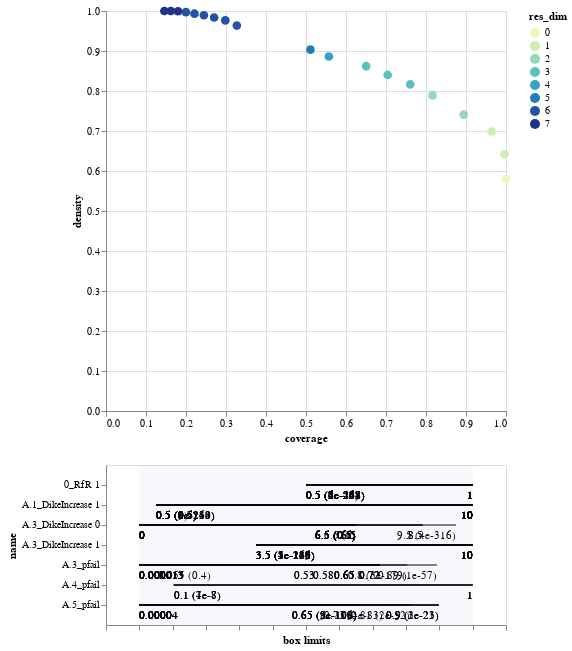

The notebook cell this image was saved under:
### Code cell
box_death_r10.inspect_tradeoff()

### Figure 1 — Vega-Lite specification as saved in the notebook (floating-point values rounded to 4 significant figures)
{"config": {"view": {"continuousWidth": 400, "continuousHeight": 300}}, "vconcat": [{"data": {"name": "data-34856928024be6ad184b5ddd061bc051"}, "mark": {"type": "circle", "size": 75}, "encoding": {"color": {"type": "ordinal", "field": "res_dim", "scale": {"range": ["#eff9b6", "#d0edb3", "#97d6b9", "#5dc0c0", "#31a5c2", "#1f80b8", "#2354a3", "#21318d"]}}, "opacity": {"condition": {"value": 1, "selection": "selector004"}, "value": 0.4}, "tooltip": [{"type": "ordinal", "field": "id"}, {"type": "quantitative", "field": "coverage", "format": ".2"}, {"type": "quantitative", "field": "density", "format": ".2"}, {"type": "ordinal", "field": "res_dim"}], "x": {"type": "quantitative", "field": "coverage"}, "y": {"type": "quantitative", "field": "density"}}, "height": 400, "selection": {"selector004": {"type": "single", "fields": ["id"]}}, "width": 400}, {"layer": [{"data": {"name": "data-080e286ee16fa32d88910ec360975a58"}, "mark": "rule", "encoding": {"x": {"type": "quantitative", "axis": {"grid": false, "labels": false, "title": "box limits"}, "field": "x_lower", "scale": {"domain": [0, 1], "padding": 0.1}}, "x2": {"field": "x_upper"}, "y": {"type": "nominal", "field": "name", "scale": {"padding": 1.0}}}, "transform": [{"calculate": "(datum.x1-datum.minimum)/(datum.maximum-datum.minimum)", "as": "x_lower"}, {"calculate": "(datum.x2-datum.minimum)/(datum.maximum-datum.minimum)", "as": "x_upper"}, {"filter": {"selection": "selector004"}}], "width": 400}, {"data": {"name": "data-080e286ee16fa32d88910ec360975a58"}, "mark": {"type": "text", "align": "left", "baseline": "top", "dy": 5}, "encoding": {"text": {"type": "ordinal", "field": "text"}, "x": {"type": "quantitative", "axis": {"grid": false, "labels": false, "title": "box limits"}, "field": "x_lower", "scale": {"domain": [0, 1], "padding": 0.1}}, "x2": {"field": "x_upper"}, "y": {"type": "nominal", "field": "name", "scale": {"padding": 1.0}}}, "transform": [{"calculate": "(datum.x1-datum.minimum)/(datum.maximum-datum.minimum)", "as": "x_lower"}, {"calculate": "(datum.x2-datum.minimum)/(datum.maximum-datum.minimum)", "as": "x_upper"}, {"filter": {"selection": "selector004"}}, {"calculate": "datum.qp_lower>0?format(datum.x1, \".2\")+\" (\"+format(datum.qp_lower, \".1~g\")+\")\" :format(datum.x1, \".2\")", "as": "text"}], "width": 400}, {"data": {"name": "data-080e286ee16fa32d88910ec360975a58"}, "mark": {"type": "text", "align": "right", "baseline": "top", "dy": 5}, "encoding": {"text": {"type": "ordinal", "field": "text"}, "x": {"type": "quantitative", "field": "x_upper"}, "x2": {"field": "x_upper"}, "y": {"type": "nominal", "field": "name", "scale": {"padding": 1.0}}}, "transform": [{"calculate": "(datum.x1-datum.minimum)/(datum.maximum-datum.minimum)", "as": "x_lower"}, {"calculate": "(datum.x2-datum.minimum)/(datum.maximum-datum.minimum)", "as": "x_upper"}, {"filter": {"selection": "selector004"}}, {"calculate": "datum.qp_upper>0?format(datum.x2, \".2\")+\" (\"+format(datum.qp_upper, \".1\")+\")\" :format(datum.x2, \".2\")", "as": "text"}], "width": 400}, {"data": {"name": "data-bb8d07f6df3d47a6a475317795287b23"}, "mark": {"type": "rect", "opacity": 0.05}, "encoding": {"x": {"type": "quantitative", "field": "start"}, "x2": {"field": "end"}}}, {"data": {"name": "data-d751713988987e9331980363e24189ce"}, "mark": "point", "encoding": {"x": {"type": "quantitative", "field": "x"}, "y": {"type": "nominal", "field": "name"}}, "transform": [{"filter": {"selection": "selector004"}}], "width": 400}, {"data": {"name": "data-d751713988987e9331980363e24189ce"}, "mark": {"type": "text", "align": "center", "baseline": "top", "dy": 5}, "encoding": {"text": {"type": "nominal", "field": "item"}, "x": {"type": "quantitative", "field": "x"}, "y": {"type": "nominal", "field": "name"}}, "transform": [{"filter": {"selection": "selector004"}}], "width": 400}]}], "$schema": "https://vega.github.io/schema/vega-lite/v4.8.1.json", "datasets": {"data-34856928024be6ad184b5ddd061bc051": [{"coverage": 1.0, "density": 0.5799, "id": 0, "mass": 1.0, "mean": 0.5799, "res_dim": 0}, {"coverage": 0.9962, "density": 0.6419, "id": 1, "mass": 0.9, "mean": 0.6419, "res_dim": 1}, {"coverage": 0.9641, "density": 0.6988, "id": 2, "mass": 0.8, "mean": 0.6988, "res_dim": 1}, {"coverage": 0.8943, "density": 0.7408, "id": 3, "mass": 0.7, "mean": 0.7408, "res_dim": 2}, {"coverage": 0.8165, "density": 0.7891, "id": 4, "mass": 0.6, "mean": 0.7891, "res_dim": 2}, {"coverage": 0.7605, "density": 0.8166, "id": 5, "mass": 0.54, "mean": 0.8166, "res_dim": 3}, {"coverage": 0.7042, "density": 0.8401, "id": 6, "mass": 0.486, "mean": 0.8401, "res_dim": 3}, {"coverage": 0.6504, "density": 0.8622, "id": 7, "mass": 0.4374, "mean": 0.8622, "res_dim": 3}, {"coverage": 0.5572, "density": 0.8863, "id": 8, "mass": 0.3645, "mean": 0.8863, "res_dim": 4}, {"coverage": 0.5111, "density": 0.9034, "id": 9, "mass": 0.3281, "mean": 0.9034, "res_dim": 5}, {"coverage": 0.3271, "density": 0.9636, "id": 10, "mass": 0.1968, "mean": 0.9636, "res_dim": 6}, {"coverage": 0.2983, "density": 0.9766, "id": 11, "mass": 0.1771, "mean": 0.9766, "res_dim": 6}, {"coverage": 0.2704, "density": 0.9837, "id": 12, "mass": 0.1594, "mean": 0.9837, "res_dim": 6}, {"coverage": 0.2447, "density": 0.9893, "id": 13, "mass": 0.1434, "mean": 0.9893, "res_dim": 6}, {"coverage": 0.2211, "density": 0.9933, "id": 14, "mass": 0.1291, "mean": 0.9933, "res_dim": 6}, {"coverage": 0.1997, "density": 0.9971, "id": 15, "mass": 0.1161, "mean": 0.9971, "res_dim": 6}, {"coverage": 0.1801, "density": 0.9994, "id": 16, "mass": 0.1045, "mean": 0.9994, "res_dim": 7}, {"coverage": 0.1621, "density": 0.9999, "id": 17, "mass": 0.09402, "mean": 0.9999, "res_dim": 7}, {"coverage": 0.1459, "density": 1.0, "id": 18, "mass": 0.0846, "mean": 1.0, "res_dim": 7}], "data-080e286ee16fa32d88910ec360975a58": [{"x1": 0.0, "x2": 9.5, "name": "A.3_DikeIncrease 0", "id": 1, "minimum": 0.0, "maximum": 10.0, "qp_lower": -1.0, "qp_upper": 4.367e-316}, {"x1": 0.0, "x2": 8.5, "name": "A.3_DikeIncrease 0", "id": 2, "minimum": 0.0, "maximum": 10.0, "qp_lower": -1.0, "qp_upper": 0.0}, {"x1": 0.5, "x2": 10.0, "name": "A.1_DikeIncrease 1", "id": 3, "minimum": 0.0, "maximum": 10.0, "qp_lower": 1.359e-133, "qp_upper": -1.0}, {"x1": 0.0, "x2": 8.5, "name": "A.3_DikeIncrease 0", "id": 3, "minimum": 0.0, "maximum": 10.0, "qp_lower": -1.0, "qp_upper": 0.0}, {"x1": 0.5, "x2": 10.0, "name": "A.1_DikeIncrease 1", "id": 4, "minimum": 0.0, "maximum": 10.0, "qp_lower": 8.949e-214, "qp_upper": -1.0}, {"x1": 0.0, "x2": 6.5, "name": "A.3_DikeIncrease 0", "id": 4, "minimum": 0.0, "maximum": 10.0, "qp_lower": -1.0, "qp_upper": 0.0}, {"x1": 1.327e-05, "x2": 0.8926, "name": "A.3_pfail", "id": 5, "minimum": 1.327e-05, "maximum": 0.9997, "qp_lower": -1.0, "qp_upper": 1.029e-57}, {"x1": 0.5, "x2": 10.0, "name": "A.1_DikeIncrease 1", "id": 5, "minimum": 0.0, "maximum": 10.0, "qp_lower": 1.024e-233, "qp_upper": -1.0}, {"x1": 0.0, "x2": 6.5, "name": "A.3_DikeIncrease 0", "id": 5, "minimum": 0.0, "maximum": 10.0, "qp_lower": -1.0, "qp_upper": 0.0}, {"x1": 1.327e-05, "x2": 0.8036, "name": "A.3_pfail", "id": 6, "minimum": 1.327e-05, "maximum": 0.9997, "qp_lower": -1.0, "qp_upper": 2.521e-179}, {"x1": 0.5, "x2": 10.0, "name": "A.1_DikeIncrease 1", "id": 6, "minimum": 0.0, "maximum": 10.0, "qp_lower": 2.237e-248, "qp_upper": -1.0}, {"x1": 0.0, "x2": 6.5, "name": "A.3_DikeIncrease 0", "id": 6, "minimum": 0.0, "maximum": 10.0, "qp_lower": -1.0, "qp_upper": 0.0}, {"x1": 1.327e-05, "x2": 0.7214, "name": "A.3_pfail", "id": 7, "minimum": 1.327e-05, "maximum": 0.9997, "qp_lower": -1.0, "qp_upper": 0.0}, {"x1": 0.5, "x2": 10.0, "name": "A.1_DikeIncrease 1", "id": 7, "minimum": 0.0, "maximum": 10.0, "qp_lower": 9.771e-261, "qp_upper": -1.0}, {"x1": 0.0, "x2": 6.5, "name": "A.3_DikeIncrease 0", "id": 7, "minimum": 0.0, "maximum": 10.0, "qp_lower": -1.0, "qp_upper": 0.0}, {"x1": 1.327e-05, "x2": 0.7214, "name": "A.3_pfail", "id": 8, "minimum": 1.327e-05, "maximum": 0.9997, "qp_lower": -1.0, "qp_upper": 0.0}, {"x1": 0.5, "x2": 1.0, "name": "0_RfR 1", "id": 8, "minimum": 0.0, "maximum": 1.0, "qp_lower": 5.16e-43, "qp_upper": -1.0}, {"x1": 0.5, "x2": 10.0, "name": "A.1_DikeIncrease 1", "id": 8, "minimum": 0.0, "maximum": 10.0, "qp_lower": 0.5041, "qp_upper": -1.0}, {"x1": 0.0, "x2": 6.5, "name": "A.3_DikeIncrease 0", "id": 8, "minimum": 0.0, "maximum": 10.0, "qp_lower": -1.0, "qp_upper": 0.5041}, {"x1": 1.327e-05, "x2": 0.7214, "name": "A.3_pfail", "id": 9, "minimum": 1.327e-05, "maximum": 0.9997, "qp_lower": -1.0, "qp_upper": 0.0}, {"x1": 4.033e-05, "x2": 0.8981, "name": "A.5_pfail", "id": 9, "minimum": 4.033e-05, "maximum": 0.9999, "qp_lower": -1.0, "qp_upper": 1.028e-23}, {"x1": 0.5, "x2": 1.0, "name": "0_RfR 1", "id": 9, "minimum": 0.0, "maximum": 1.0, "qp_lower": 3.596e-53, "qp_upper": -1.0}, {"x1": 0.5, "x2": 10.0, "name": "A.1_DikeIncrease 1", "id": 9, "minimum": 0.0, "maximum": 10.0, "qp_lower": 0.5047, "qp_upper": -1.0}, {"x1": 0.0, "x2": 6.5, "name": "A.3_DikeIncrease 0", "id": 9, "minimum": 0.0, "maximum": 10.0, "qp_lower": -1.0, "qp_upper": 0.5047}, {"x1": 1.327e-05, "x2": 0.7214, "name": "A.3_pfail", "id": 10, "minimum": 1.327e-05, "maximum": 0.9997, "qp_lower": -1.0, "qp_upper": 0.0}, {"x1": 4.033e-05, "x2": 0.8981, "name": "A.5_pfail", "id": 10, "minimum": 4.033e-05, "maximum": 0.9999, "qp_lower": -1.0, "qp_upper": 3.14e-21}, {"x1": 0.5, "x2": 1.0, "name": "0_RfR 1", "id": 10, "minimum": 0.0, "maximum": 1.0, "qp_lower": 3.538e-202, "qp_upper": -1.0}, {"x1": 0.5, "x2": 10.0, "name": "A.1_DikeIncrease 1", "id": 10, "minimum": 0.0, "maximum": 10.0, "qp_lower": 0.5099, "qp_upper": -1.0}, {"x1": 0.0, "x2": 6.5, "name": "A.3_DikeIncrease 0", "id": 10, "minimum": 0.0, "maximum": 10.0, "qp_lower": -1.0, "qp_upper": 0.5099}, {"x1": 3.5, "x2": 10.0, "name": "A.3_DikeIncrease 1", "id": 10, "minimum": 0.0, "maximum": 10.0, "qp_lower": 4.423e-230, "qp_upper": -1.0}, {"x1": 1.327e-05, "x2": 0.6479, "name": "A.3_pfail", "id": 11, "minimum": 1.327e-05, "maximum": 0.9997, "qp_lower": -1.0, "qp_upper": 0.0}, {"x1": 4.033e-05, "x2": 0.8981, "name": "A.5_pfail", "id": 11, "minimum": 4.033e-05, "maximum": 0.9999, "qp_lower": -1.0, "qp_upper": 1.826e-23}, {"x1": 0.5, "x2": 1.0, "name": "0_RfR 1", "id": 11, "minimum": 0.0, "maximum": 1.0, "qp_lower": 2.049e-232, "qp_upper": -1.0}, {"x1": 0.5, "x2": 10.0, "name": "A.1_DikeIncrease 1", "id": 11, "minimum": 0.0, "maximum": 10.0, "qp_lower": 0.5131, "qp_upper": -1.0}, {"x1": 0.0, "x2": 6.5, "name": "A.3_DikeIncrease 0", "id": 11, "minimum": 0.0, "maximum": 10.0, "qp_lower": -1.0, "qp_upper": 0.5131}, {"x1": 3.5, "x2": 10.0, "name": "A.3_DikeIncrease 1", "id": 11, "minimum": 0.0, "maximum": 10.0, "qp_lower": 3.256e-242, "qp_upper": -1.0}, {"x1": 1.327e-05, "x2": 0.6479, "name": "A.3_pfail", "id": 12, "minimum": 1.327e-05, "maximum": 0.9997, "qp_lower": -1.0, "qp_upper": 0.0}, {"x1": 4.033e-05, "x2": 0.8133, "name": "A.5_pfail", "id": 12, "minimum": 4.033e-05, "maximum": 0.9999, "qp_lower": -1.0, "qp_upper": 1.535e-52}, {"x1": 0.5, "x2": 1.0, "name": "0_RfR 1", "id": 12, "minimum": 0.0, "maximum": 1.0, "qp_lower": 6.644e-252, "qp_upper": -1.0}, {"x1": 0.5, "x2": 10.0, "name": "A.1_DikeIncrease 1", "id": 12, "minimum": 0.0, "maximum": 10.0, "qp_lower": 0.5165, "qp_upper": -1.0}, {"x1": 0.0, "x2": 6.5, "name": "A.3_DikeIncrease 0", "id": 12, "minimum": 0.0, "maximum": 10.0, "qp_lower": -1.0, "qp_upper": 0.5165}, {"x1": 3.5, "x2": 10.0, "name": "A.3_DikeIncrease 1", "id": 12, "minimum": 0.0, "maximum": 10.0, "qp_lower": 1.396e-213, "qp_upper": -1.0}, {"x1": 1.327e-05, "x2": 0.6479, "name": "A.3_pfail", "id": 13, "minimum": 1.327e-05, "maximum": 0.9997, "qp_lower": -1.0, "qp_upper": 0.0}, {"x1": 4.033e-05, "x2": 0.731, "name": "A.5_pfail", "id": 13, "minimum": 4.033e-05, "maximum": 0.9999, "qp_lower": -1.0, "qp_upper": 4.484e-83}, {"x1": 0.5, "x2": 1.0, "name": "0_RfR 1", "id": 13, "minimum": 0.0, "maximum": 1.0, "qp_lower": 5.815e-265, "qp_upper": -1.0}, {"x1": 0.5, "x2": 10.0, "name": "A.1_DikeIncrease 1", "id": 13, "minimum": 0.0, "maximum": 10.0, "qp_lower": 0.5214, "qp_upper": -1.0}, {"x1": 0.0, "x2": 6.5, "name": "A.3_DikeIncrease 0", "id": 13, "minimum": 0.0, "maximum": 10.0, "qp_lower": -1.0, "qp_upper": 0.5214}, {"x1": 3.5, "x2": 10.0, "name": "A.3_DikeIncrease 1", "id": 13, "minimum": 0.0, "maximum": 10.0, "qp_lower": 4.692e-187, "qp_upper": -1.0}, {"x1": 1.327e-05, "x2": 0.6479, "name": "A.3_pfail", "id": 14, "minimum": 1.327e-05, "maximum": 0.9997, "qp_lower": -1.0, "qp_upper": 0.0}, {"x1": 4.033e-05, "x2": 0.652, "name": "A.5_pfail", "id": 14, "minimum": 4.033e-05, "maximum": 0.9999, "qp_lower": -1.0, "qp_upper": 8.825e-108}, {"x1": 0.5, "x2": 1.0, "name": "0_RfR 1", "id": 14, "minimum": 0.0, "maximum": 1.0, "qp_lower": 1.893e-268, "qp_upper": -1.0}, {"x1": 0.5, "x2": 10.0, "name": "A.1_DikeIncrease 1", "id": 14, "minimum": 0.0, "maximum": 10.0, "qp_lower": 0.5285, "qp_upper": -1.0}, {"x1": 0.0, "x2": 6.5, "name": "A.3_DikeIncrease 0", "id": 14, "minimum": 0.0, "maximum": 10.0, "qp_lower": -1.0, "qp_upper": 0.5285}, {"x1": 3.5, "x2": 10.0, "name": "A.3_DikeIncrease 1", "id": 14, "minimum": 0.0, "maximum": 10.0, "qp_lower": 1.099e-149, "qp_upper": -1.0}, {"x1": 1.327e-05, "x2": 0.5827, "name": "A.3_pfail", "id": 15, "minimum": 1.327e-05, "maximum": 0.9997, "qp_lower": -1.0, "qp_upper": 0.0}, {"x1": 4.033e-05, "x2": 0.652, "name": "A.5_pfail", "id": 15, "minimum": 4.033e-05, "maximum": 0.9999, "qp_lower": -1.0, "qp_upper": 4.515e-116}, {"x1": 0.5, "x2": 1.0, "name": "0_RfR 1", "id": 15, "minimum": 0.0, "maximum": 1.0, "qp_lower": 1.518e-268, "qp_upper": -1.0}, {"x1": 0.5, "x2": 10.0, "name": "A.1_DikeIncrease 1", "id": 15, "minimum": 0.0, "maximum": 10.0, "qp_lower": 0.5454, "qp_upper": -1.0}, {"x1": 0.0, "x2": 6.5, "name": "A.3_DikeIncrease 0", "id": 15, "minimum": 0.0, "maximum": 10.0, "qp_lower": -1.0, "qp_upper": 0.5454}, {"x1": 3.5, "x2": 10.0, "name": "A.3_DikeIncrease 1", "id": 15, "minimum": 0.0, "maximum": 10.0, "qp_lower": 3.308e-143, "qp_upper": -1.0}, {"x1": 1.327e-05, "x2": 0.5827, "name": "A.3_pfail", "id": 16, "minimum": 1.327e-05, "maximum": 0.9997, "qp_lower": -1.0, "qp_upper": 0.0}, {"x1": 0.1031, "x2": 0.9999, "name": "A.4_pfail", "id": 16, "minimum": 6.028e-05, "maximum": 0.9999, "qp_lower": 7.056e-08, "qp_upper": -1.0}, {"x1": 4.033e-05, "x2": 0.652, "name": "A.5_pfail", "id": 16, "minimum": 4.033e-05, "maximum": 0.9999, "qp_lower": -1.0, "qp_upper": 8.092e-109}, {"x1": 0.5, "x2": 1.0, "name": "0_RfR 1", "id": 16, "minimum": 0.0, "maximum": 1.0, "qp_lower": 2.737e-273, "qp_upper": -1.0}, {"x1": 0.5, "x2": 10.0, "name": "A.1_DikeIncrease 1", "id": 16, "minimum": 0.0, "maximum": 10.0, "qp_lower": 0.6063, "qp_upper": -1.0}, {"x1": 0.0, "x2": 6.5, "name": "A.3_DikeIncrease 0", "id": 16, "minimum": 0.0, "maximum": 10.0, "qp_lower": -1.0, "qp_upper": 0.6063}, {"x1": 3.5, "x2": 10.0, "name": "A.3_DikeIncrease 1", "id": 16, "minimum": 0.0, "maximum": 10.0, "qp_lower": 1.286e-165, "qp_upper": -1.0}, {"x1": 1.327e-05, "x2": 0.5258, "name": "A.3_pfail", "id": 17, "minimum": 1.327e-05, "maximum": 0.9997, "qp_lower": -1.0, "qp_upper": 0.0}, {"x1": 0.1031, "x2": 0.9999, "name": "A.4_pfail", "id": 17, "minimum": 6.028e-05, "maximum": 0.9999, "qp_lower": 1.229e-07, "qp_upper": -1.0}, {"x1": 4.033e-05, "x2": 0.652, "name": "A.5_pfail", "id": 17, "minimum": 4.033e-05, "maximum": 0.9999, "qp_lower": -1.0, "qp_upper": 2.443e-102}, {"x1": 0.5, "x2": 1.0, "name": "0_RfR 1", "id": 17, "minimum": 0.0, "maximum": 1.0, "qp_lower": 5.61e-244, "qp_upper": -1.0}, {"x1": 0.5, "x2": 10.0, "name": "A.1_DikeIncrease 1", "id": 17, "minimum": 0.0, "maximum": 10.0, "qp_lower": 0.7358, "qp_upper": -1.0}, {"x1": 0.0, "x2": 6.5, "name": "A.3_DikeIncrease 0", "id": 17, "minimum": 0.0, "maximum": 10.0, "qp_lower": -1.0, "qp_upper": 0.7358}, {"x1": 3.5, "x2": 10.0, "name": "A.3_DikeIncrease 1", "id": 17, "minimum": 0.0, "maximum": 10.0, "qp_lower": 5.141e-136, "qp_upper": -1.0}, {"x1": 0.0549, "x2": 0.5258, "name": "A.3_pfail", "id": 18, "minimum": 1.327e-05, "maximum": 0.9997, "qp_lower": 0.4066, "qp_upper": 0.0}, {"x1": 0.1031, "x2": 0.9999, "name": "A.4_pfail", "id": 18, "minimum": 6.028e-05, "maximum": 0.9999, "qp_lower": 3.756e-08, "qp_upper": -1.0}, {"x1": 4.033e-05, "x2": 0.652, "name": "A.5_pfail", "id": 18, "minimum": 4.033e-05, "maximum": 0.9999, "qp_lower": -1.0, "qp_upper": 4.933e-100}, {"x1": 0.5, "x2": 1.0, "name": "0_RfR 1", "id": 18, "minimum": 0.0, "maximum": 1.0, "qp_lower": 3.05e-247, "qp_upper": -1.0}, {"x1": 0.5, "x2": 10.0, "name": "A.1_DikeIncrease 1", "id": 18, "minimum": 0.0, "maximum": 10.0, "qp_lower": 1.0, "qp_upper": -1.0}, {"x1": 0.0, "x2": 6.5, "name": "A.3_DikeIncrease 0", "id": 18, "minimum": 0.0, "maximum": 10.0, "qp_lower": -1.0, "qp_upper": 1.0}, {"x1": 3.5, "x2": 10.0, "name": "A.3_DikeIncrease 1", "id": 18, "minimum": 0.0, "maximum": 10.0, "qp_lower": 1.618e-138, "qp_upper": -1.0}], "data-bb8d07f6df3d47a6a475317795287b23": [{"start": 0, "end": 1}], "data-d751713988987e9331980363e24189ce": []}}
